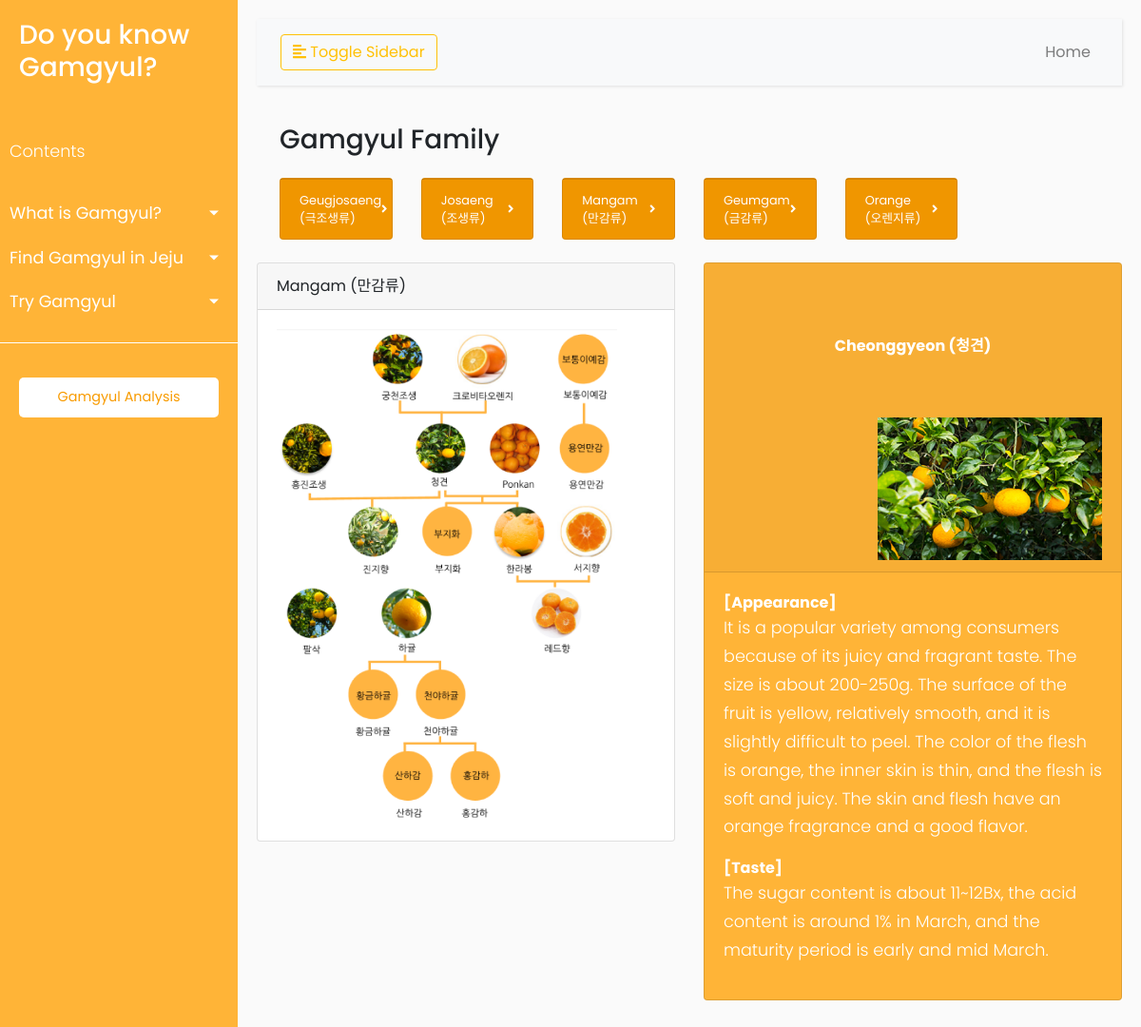
Screenshot of /family/mangam/ with the database file from the repository.
### information/models.py (models this page shows, shortened)
class FamilyDetail(models.Model):
    id = models.IntegerField(primary_key=True, null=False)
    eng_title = models.CharField(max_length=100)
    kor_title = models.CharField(max_length=100)
    img = models.ImageField(upload_to="family")
    slug = models.SlugField(max_length=200, db_index=True, unique=True, allow_unicode=True, null=True)
    sub_title = models.CharField(max_length=100)
    sub_img = models.ImageField(upload_to="family/sub")
    appearance = models.CharField(max_length=5000)
    taste = models.CharField(max_length=5000)
    class Meta:
        ordering = ['id']
        index_together = [['id', 'slug']]
    def get_absolute_url(self):
        return reverse('information:family_detail', args=[self.slug])

### information/views.py (the view)
# urls.py: path('family/<family_slug>/', family_detail, name='family_detail'),
def family_detail(request, family_slug=None):
    current_slug = None
    families = FamilyDetail.objects.all()
    cur_detail = FamilyDetail.objects.get(slug=family_slug)
    if family_slug:
        current_slug = get_object_or_404(FamilyDetail, slug=family_slug)
    return render(request, 'information/family.html', {'families': families, 'current_slug': current_slug, 'cur_detail': cur_detail})

### information/templates/information/family.html (shortened to what this page needs)
{% extends 'base.html' %}
{% block content %}
<main>
    <div class="container-fluid px-4">
        <h3 class="mt-4">Gamgyul Family</h3>
        <div class="row" style="padding: 15px 0px 0px 0px;">
            {% for f in families %}
            <div class="col-xl-2 col-md-6">
                <div class="card  text-white mb-4" style="background-color: #F89B00;">
                    <div class="card-footer d-flex align-items-center justify-content-between">
                        <a class="small text-white stretched-link" href="{{f.get_absolute_url}}">{{f.eng_title}} <br> {{f.kor_title}}</a>
                        <div class="small text-white"><i class="fas fa-angle-right"></i></div>
                    </div>
                </div>
            </div>
        {% endfor %}
            </div>
    </div>
        <div class="row">
            <div class="col-xl-6">
                <div class="card mb-4">
                    <div class="card-header">
                        {{cur_detail.eng_title}} {{cur_detail.kor_title}}
                    </div>
                    <div class="card-body" style="align-content: center">
                        <img src="{{cur_detail.img.url}}" alt="{{cur_detail.id}}" style="width: 90%;"/>
                    </div>
                </div>
            </div>
            <div class="col-xl-6">
                <div class="card mb-4" style="background-color: #ffb437; color: #ffffff">
                    <div class="card-header" style="text-align: center; line-height: 150px;">
                        <b>{{cur_detail.sub_title}}</b>
                        <img src="{{cur_detail.sub_img.url}}" alt="{{cur_detail.id}}"  style="height: 150px; float: right;"/>
                    </div>
                    <div class="card-body">
                            <b>[Appearance]</b>
                            <p style="color: #ffffff;">{{cur_detail.appearance}}</p>
                            <b>[Taste]</b>
                            <p style="color: #ffffff;">{{cur_detail.taste}}</p>
                    </div>
                </div>
            </div>
        </div>
</main>
{% endblock %}

### information/static/css/base.css (style rules this page uses)
body { font-family: 'Poppins', sans-serif; background: #fafafa; }
p { font-family: 'Poppins', sans-serif; font-size: 1.1em; font-weight: 300; line-height: 1.7em; color: #999; }
a, a:hover, a:focus { color: inherit; text-decoration: none; transition: all 0.3s; }

### rows the page displays
FamilyDetail: eng_title "Geugjosaeng", kor_title "(극조생류)"
FamilyDetail: eng_title "Josaeng", kor_title "(조생류)"
FamilyDetail: eng_title "Mangam", kor_title "(만감류)", img (picture), sub_title "Cheonggyeon (청견)", sub_img (picture), appearance "It is a popular variety among consumers because of its juicy and fragrant taste. The size is about 200-250g. The surface of the fruit is yellow, relatively smooth, and it is slightly difficult to peel. The color of the flesh is orange, the inner skin is thin, and the flesh is soft and juicy. The skin and flesh have an orange fragrance and a good flavor.", taste "The sugar content is about 11~12Bx, the acid content is around 1% in March, and the maturity period is early and mid March."
FamilyDetail: eng_title "Geumgam", kor_title "(금감류)"
FamilyDetail: eng_title "Orange", kor_title "(오렌지류)"
